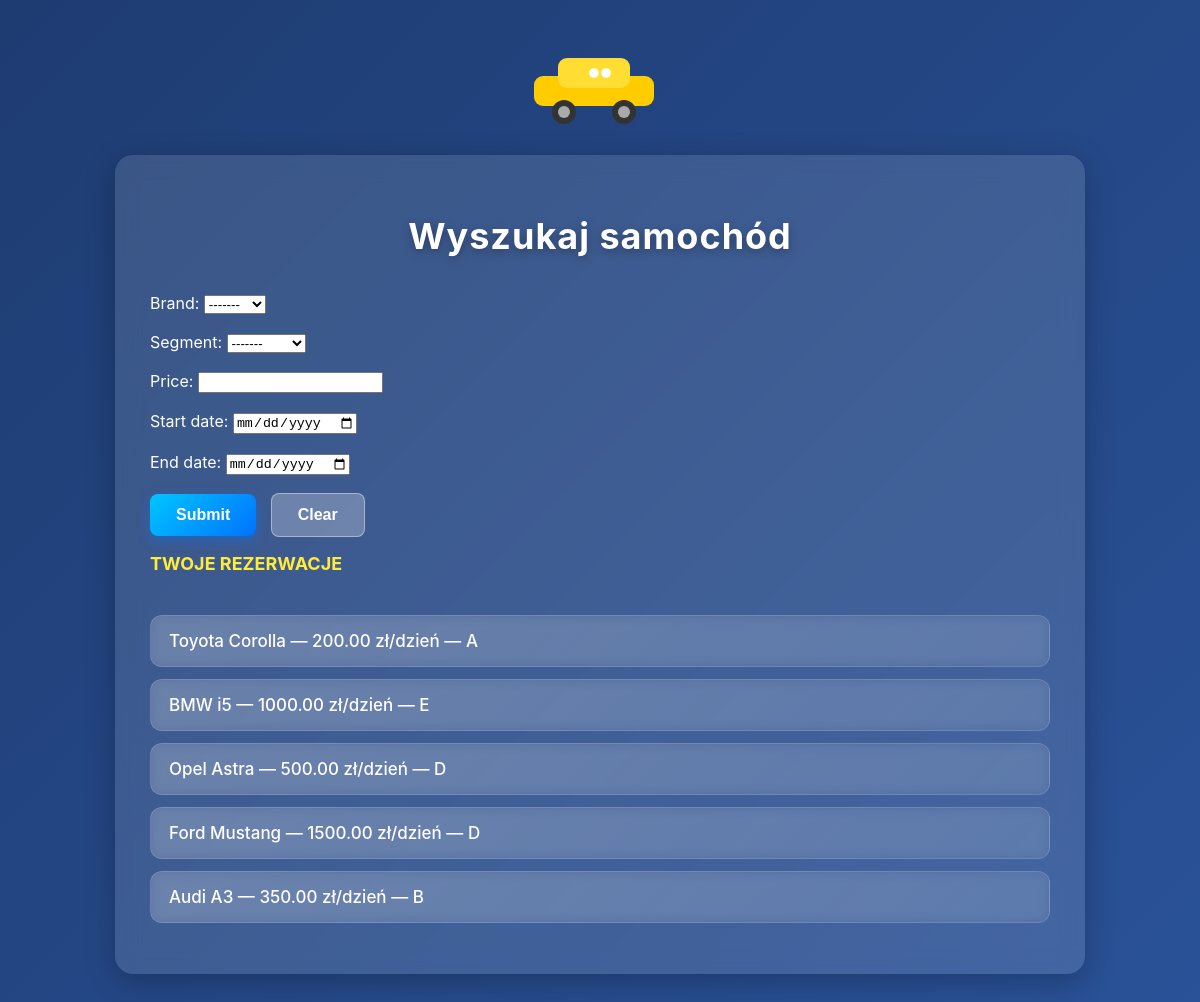
The page / on the database its author committed.
### reservations/models.py (models this page shows, shortened)
class Car(models.Model):
    model = models.ForeignKey(Model, related_name="cars", on_delete=models.PROTECT)
    plate_number = models.CharField(verbose_name="numer rejestracyjny", max_length=16)
    price_per_day = models.DecimalField(verbose_name="cena za dobe", max_digits=6, decimal_places=2)
    description = models.TextField(verbose_name="opis samochodu")
    mileage = models.PositiveIntegerField(verbose_name="przebieg")
    production_date = models.DateField(verbose_name="data produkcji")
    def __str__(self):
        return f"{self.model.brand.name}:{self.model.name}:{self.plate_number}"

class Model(models.Model):
    SEGMENT_CHOICES = {
        "A": "budget",
        "B": "basic",
        "C": "compact",
        "D": "delux",
        "E": "executive",
    }
    name = models.CharField(verbose_name="nazwa modelu", max_length=32)
    generation = models.IntegerField(verbose_name="generacja modelu")
    segment = models.CharField(verbose_name="segment modelu", choices=SEGMENT_CHOICES)
    description = models.TextField(verbose_name="opis modelu")
    brand = models.ForeignKey(Brand, related_name="models", on_delete=models.CASCADE)

class Brand(models.Model):
    name = models.CharField(verbose_name="nazwa marki", max_length=32, unique=True)

### reservations/views.py (the view, shortened to what this page needs)
# urls.py: path('', CarListView.as_view(), name='car_list_view'),
class CarListView(ListView):
    model = Car
    context_object_name = "cars_from_context"
    template_name = "index.html"
    def get(self, request):
        form = CarListForm()
        brands = list(Brand.objects.all().values_list("name", flat=True))
        choices = {"": "-------"}
        brands_choices = {name: name for name in brands}
        choices.update(brands_choices)
        form.fields["brand"].choices = choices
        context = {"cars_from_context": self.get_queryset(), "form": form}
        print(context)
        return render(request, self.template_name, context)

### reservations/forms.py
class CarListForm(forms.Form):
    brand = forms.ChoiceField(required=False)
    segment = forms.ChoiceField(choices=CarListSegmentChoices,
                                required=False)  # jesli mamy choices zdefiniowane w modelu
    price = forms.DecimalField(
        max_digits=6,
        decimal_places=2,
        validators=[MinValueValidator(Decimal('0.00'))], required=False)
    start_date = forms.DateField(widget=forms.widgets.DateInput(attrs={'type': 'date'}))
    end_date = forms.DateField(widget=forms.widgets.DateInput(attrs={'type': 'date'}))

### reservations/templates/index.html (shortened to what this page needs)
<div class="funny-car">
</div>
<div class="container">
    <h1>Wyszukaj samochód</h1>
    <form method="post" action="{% url 'car_list_view' %}">
        {{ form.as_p }}
        <input type="submit" value="Submit">
        <input type="button" value="Clear" onclick="window.location.href='{% url 'car_list_view' %}'">
    </form>
    <a class="link-reservations" href="{% url 'reservation_list_view' %}">
        TWOJE REZERWACJE
    </a>
    {% if cars_from_context %}
        <ul>
            {% for car in cars_from_context %}
            <li>
                <a href="{% url 'car_detail_view' car.id %}">
                    {{ car.model.brand.name }} {{ car.model.name }} — {{ car.price_per_day }} zł/dzień — {{ car.model.segment }}
                </a>
            </li>
            {% endfor %}
        </ul>
    {% else %}
        <p class="no-cars">No cars are available</p>
    {% endif %}
</div>

### reservations/templates/index.html (style rules this page uses)
.funny-car { display: flex; justify-content: center; margin-bottom: 25px; animation: bounce 1.8s infinite ease-in-out; }
h1 { text-align: center; margin-bottom: 35px; font-size: 36px; font-weight: 700; letter-spacing: 1px; text-shadow: 0 3px 10px rgba(0,0,0,0.3); }
.container { max-width: 900px; margin: 0 auto; background: rgba(255, 255, 255, 0.12); backdrop-filter: blur(12px); padding: 35px; border-radius: 18px; box-shadow: 0 8px 30px rgba(0,0,0,0.25); }
form p { margin-bottom: 18px; font-size: 16px; }
input[type="submit"], input[type="button"] { padding: 12px 26px; border: none; border-radius: 8px; cursor: pointer; font-size: 16px; font-weight: 600; margin-right: 10px; transition: 0.25s; }
input[type="submit"] { background: linear-gradient(135deg, #00c6ff, #0072ff); color: white; box-shadow: 0 4px 12px rgba(0, 114, 255, 0.4); }
input[type="button"] { background: rgba(255,255,255,0.25); color: #fff; border: 1px solid rgba(255,255,255,0.4); }
.link-reservations { display: inline-block; margin-bottom: 25px; font-weight: 700; color: #ffeb3b; text-decoration: none; font-size: 18px; transition: 0.25s; }
ul { list-style: none; padding: 0; }
li { background: linear-gradient(135deg, #ffffff22, #ffffff08); margin-bottom: 12px; padding: 15px 18px; border-radius: 12px; transition: 0.25s; border: 1px solid rgba(255,255,255,0.15); backdrop-filter: blur(6px); }
li a { text-decoration: none; color: #fff; font-size: 17px; font-weight: 500; }

### rows shown on the page
Car: model.brand.name "Toyota", model.name "Corolla", price_per_day "200.00", model.segment "A"
Car: model.brand.name "BMW", model.name "i5", price_per_day "1000.00", model.segment "E"
Car: model.brand.name "Opel", model.name "Astra", price_per_day "500.00", model.segment "D"
Car: model.brand.name "Ford", model.name "Mustang", price_per_day "1500.00", model.segment "D"
Car: model.brand.name "Audi", model.name "A3", price_per_day "350.00", model.segment "B"
